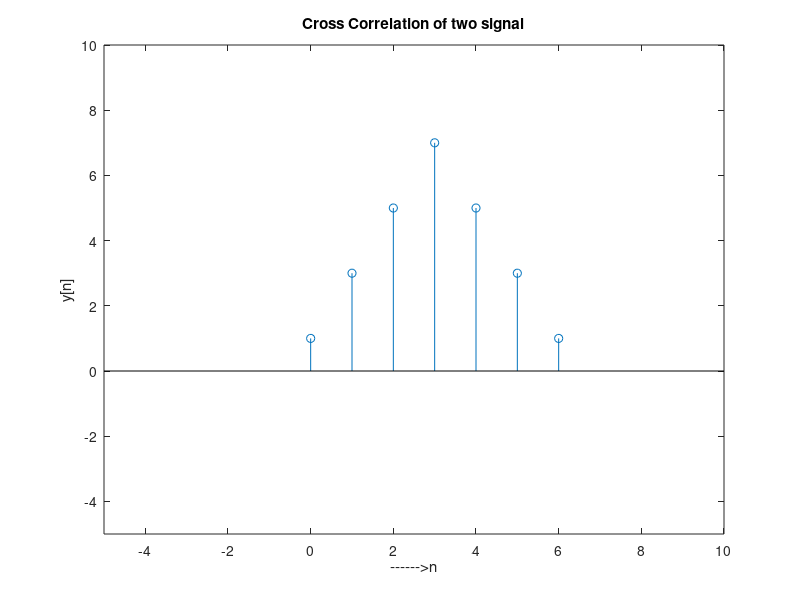

Source code (MATLAB):
clc; 
close all; 
clear all; 

x=[1,2,1,1]; %first signal 0r input signal 
h=flip(x);
N1=length(x); 
N2=length(h); 
X=[x,zeros(1,N2)]; %padding of N2 zeros 
H=[h,zeros(1,N1)]; %padding of N1 zeros 
y=zeros(1,N1+N2-1); 
 for i=1:N1+N2-1 
     for j=1:N1 
        if(i-j+1>0) 
            y(i)=y(i)+X(j)*H(i-j+1); 
        else 
            end 
     end 
 end 
 n=0:2*N1-2; %this line is optional
 stem(n,y);
 axis([-5 10 -5 10]);
 ylabel('y[n]'); 
 xlabel('------>n'); 
 title('Cross Correlation of two signal'); 